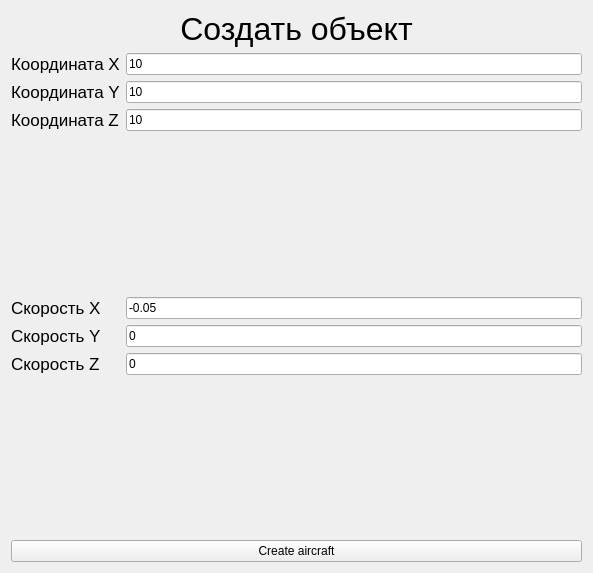
<?xml version="1.0" encoding="UTF-8"?>
<ui version="4.0">
 <class>Form</class>
 <widget class="QWidget" name="Form">
  <property name="geometry">
   <rect>
    <x>0</x>
    <y>0</y>
    <width>593</width>
    <height>573</height>
   </rect>
  </property>
  <property name="windowTitle">
   <string>Form</string>
  </property>
  <layout class="QVBoxLayout" name="verticalLayout_2">
   <item>
    <layout class="QVBoxLayout" name="verticalLayout">
     <item>
      <widget class="QLabel" name="label">
       <property name="font">
        <font>
         <pointsize>24</pointsize>
        </font>
       </property>
       <property name="text">
        <string>Создать объект</string>
       </property>
       <property name="alignment">
        <set>Qt::AlignCenter</set>
       </property>
      </widget>
     </item>
     <item>
      <layout class="QFormLayout" name="formLayout">
       <item row="1" column="0">
        <widget class="QLabel" name="coordinateXLabel">
         <property name="font">
          <font>
           <pointsize>13</pointsize>
          </font>
         </property>
         <property name="text">
          <string>Координата X</string>
         </property>
        </widget>
       </item>
       <item row="1" column="1">
        <widget class="QLineEdit" name="coordinateXLineEdit">
         <property name="text">
          <string>10</string>
         </property>
        </widget>
       </item>
       <item row="2" column="0">
        <widget class="QLabel" name="coordinateYLabel">
         <property name="font">
          <font>
           <pointsize>13</pointsize>
          </font>
         </property>
         <property name="text">
          <string>Координата Y</string>
         </property>
        </widget>
       </item>
       <item row="2" column="1">
        <widget class="QLineEdit" name="coordinateYLineEdit">
         <property name="text">
          <string>10</string>
         </property>
        </widget>
       </item>
       <item row="3" column="0">
        <widget class="QLabel" name="coordinateZLabel">
         <property name="font">
          <font>
           <pointsize>13</pointsize>
          </font>
         </property>
         <property name="text">
          <string>Координата Z</string>
         </property>
        </widget>
       </item>
       <item row="3" column="1">
        <widget class="QLineEdit" name="coordinateZLineEdit">
         <property name="text">
          <string>10</string>
         </property>
        </widget>
       </item>
       <item row="4" column="1">
        <spacer name="verticalSpacer_3">
         <property name="orientation">
          <enum>Qt::Vertical</enum>
         </property>
         <property name="sizeHint" stdset="0">
          <size>
           <width>20</width>
           <height>40</height>
          </size>
         </property>
        </spacer>
       </item>
       <item row="5" column="0">
        <widget class="QLabel" name="velocityXLabel">
         <property name="font">
          <font>
           <pointsize>13</pointsize>
          </font>
         </property>
         <property name="cursor">
          <cursorShape>WaitCursor</cursorShape>
         </property>
         <property name="text">
          <string>Скорость X</string>
         </property>
        </widget>
       </item>
       <item row="5" column="1">
        <widget class="QLineEdit" name="velocityXLineEdit">
         <property name="text">
          <string>-0.05</string>
         </property>
        </widget>
       </item>
       <item row="6" column="0">
        <widget class="QLabel" name="velocityYLabel">
         <property name="font">
          <font>
           <pointsize>13</pointsize>
          </font>
         </property>
         <property name="text">
          <string>Скорость Y</string>
         </property>
        </widget>
       </item>
       <item row="6" column="1">
        <widget class="QLineEdit" name="velocityYLineEdit">
         <property name="text">
          <string>0</string>
         </property>
        </widget>
       </item>
       <item row="7" column="0">
        <widget class="QLabel" name="velocityZLabel">
         <property name="font">
          <font>
           <pointsize>13</pointsize>
          </font>
         </property>
         <property name="text">
          <string>Скорость Z</string>
         </property>
        </widget>
       </item>
       <item row="7" column="1">
        <widget class="QLineEdit" name="velocityZLineEdit">
         <property name="inputMask">
          <string/>
         </property>
         <property name="text">
          <string>0</string>
         </property>
        </widget>
       </item>
       <item row="8" column="1">
        <spacer name="verticalSpacer">
         <property name="orientation">
          <enum>Qt::Vertical</enum>
         </property>
         <property name="sizeHint" stdset="0">
          <size>
           <width>20</width>
           <height>40</height>
          </size>
         </property>
        </spacer>
       </item>
      </layout>
     </item>
     <item>
      <widget class="QPushButton" name="confirm_object">
       <property name="text">
        <string>Create aircraft</string>
       </property>
      </widget>
     </item>
    </layout>
   </item>
  </layout>
 </widget>
 <resources/>
 <connections/>
</ui>
